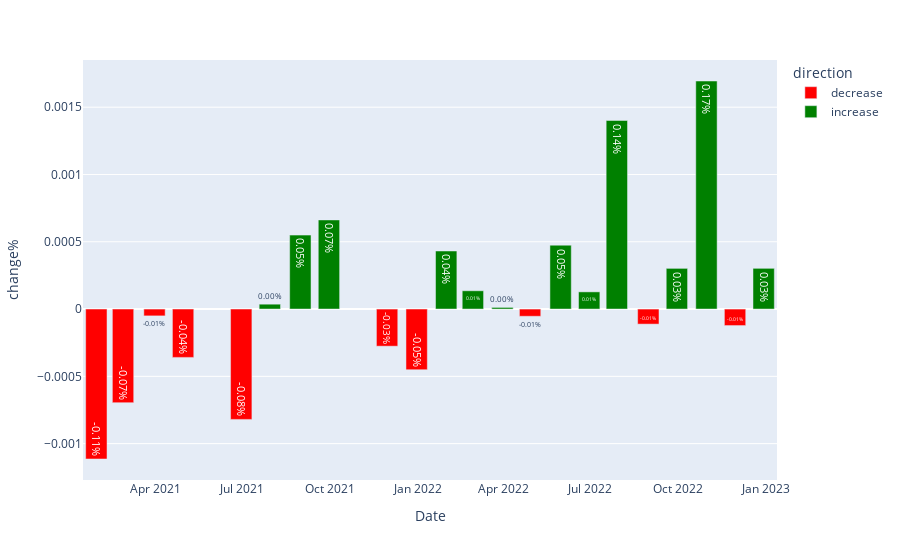

The code cell stored with this chart in its notebook:
### Code cell
px.bar(end_of_month2, y = "change%", color = "direction", color_discrete_map={"decrease" : "red", "increase" : "green"}, text_auto=".2%")

### Figure 1 — Plotly figure (JSON) as saved in the notebook; plotly's stock layout.template omitted (floating-point values rounded to 4 significant figures)
{"data": [{"alignmentgroup": "True", "hovertemplate": "direction=decrease<br>Date=%{x}<br>change%=%{y}<extra></extra>", "legendgroup": "decrease", "marker": {"color": "red", "pattern": {"shape": ""}}, "name": "decrease", "offsetgroup": "decrease", "orientation": "v", "showlegend": true, "textposition": "auto", "texttemplate": "%{y:.2%}", "type": "bar", "x": ["2021-01-29T00:00:00+00:00", "2021-02-26T00:00:00+00:00", "2021-03-31T00:00:00+00:00", "2021-04-30T00:00:00+00:00", "2021-06-30T00:00:00+00:00", "2021-11-30T00:00:00+00:00", "2021-12-31T00:00:00+00:00", "2022-04-29T00:00:00+00:00", "2022-08-31T00:00:00+00:00", "2022-11-30T00:00:00+00:00"], "xaxis": "x", "y": [-0.001114, -0.0006957, -5.07e-05, -0.0003591, -0.00082, -0.0002759, -0.0004507, -5.365e-05, -0.0001119, -0.0001227], "yaxis": "y"}, {"alignmentgroup": "True", "hovertemplate": "direction=increase<br>Date=%{x}<br>change%=%{y}<extra></extra>", "legendgroup": "increase", "marker": {"color": "green", "pattern": {"shape": ""}}, "name": "increase", "offsetgroup": "increase", "orientation": "v", "showlegend": true, "textposition": "auto", "texttemplate": "%{y:.2%}", "type": "bar", "x": ["2021-07-30T00:00:00+00:00", "2021-08-31T00:00:00+00:00", "2021-09-30T00:00:00+00:00", "2022-01-31T00:00:00+00:00", "2022-02-28T00:00:00+00:00", "2022-03-31T00:00:00+00:00", "2022-05-31T00:00:00+00:00", "2022-06-30T00:00:00+00:00", "2022-07-29T00:00:00+00:00", "2022-09-30T00:00:00+00:00", "2022-10-31T00:00:00+00:00", "2022-12-30T00:00:00+00:00"], "xaxis": "x", "y": [3.63e-05, 0.0005496, 0.0006623, 0.0004316, 0.0001359, 1.221e-05, 0.0004749, 0.0001278, 0.001401, 0.0003025, 0.001695, 0.0003027], "yaxis": "y"}], "layout": {"barmode": "relative", "legend": {"title": {"text": "direction"}, "tracegroupgap": 0}, "margin": {"t": 60}, "xaxis": {"anchor": "y", "domain": [0, 1], "title": {"text": "Date"}}, "yaxis": {"anchor": "x", "domain": [0, 1], "title": {"text": "change%"}}}}
